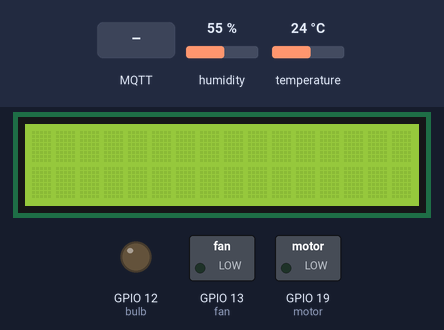
The sketch below on a simulated ESP32. On the bench: 16×2 character LCD, switched loads named in the sketch (green lamp = pin HIGH), output pins drawn as LEDs (lit = HIGH). The test bench sets the inputs (shaded band); at power-on: temperature 24 °C, humidity 55 %. WiFi joins after 1.5 s; servers stay silent unless stated; random numbers use the default seed unless the sketch sets one; no MQTT or app messages arrive unless stated; what the sketch prints to the serial monitor is not drawn.

Above: at 2.7 s.
2.8 s: MQTT message "airon" arrives on the first subscribed topic
At 4.6 s:
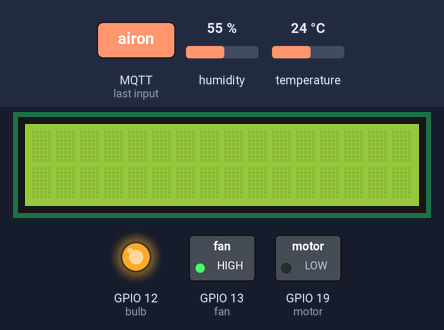
5.1 s: temperature set to 38.3 °C
8.8 s: temperature set to 39.6 °C
At 12.5 s:
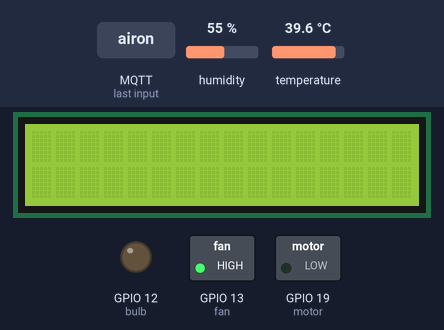
13.1 s: humidity set to 51 %
16.8 s: humidity set to 48 %
At 20.7 s:
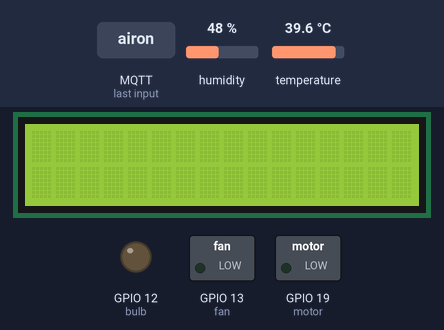
21.1 s: humidity set to 54 %
27.1 s: humidity set to 57 %
At 32.0 s:
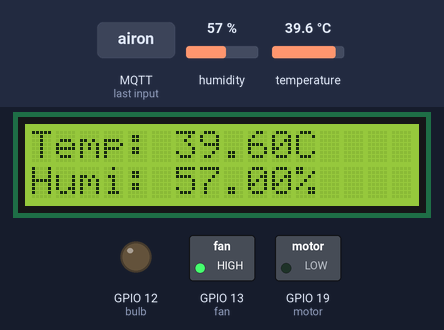
Timing chart, 0 to 33.5 s (numbered marks = the images above; inputs shaded):
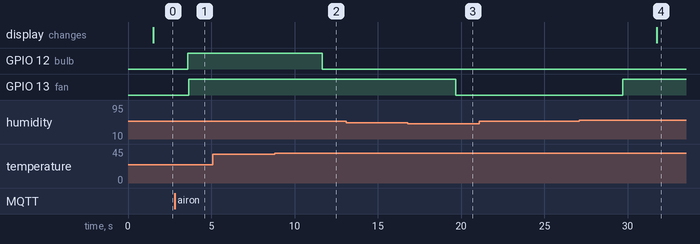

The sketch:

combined_relay_mqtt.ino
```cpp
#include <WiFi.h>
#include <PubSubClient.h>
#include "DHT.h"
#define DHTPIN 18     // Digital pin connected to the DHT sensor
#define DHTTYPE DHT22   // DHT 22  (AM2302), AM2321

#include <Wire.h>
#include <LiquidCrystal_I2C.h>

// Connect pin 1 (on the left) of the sensor to +5V
// Connect pin 18 of the sensor to whatever your DHTPIN is
// Connect pin 4 (on the right) of the sensor to GROUND
// Initialize DHT sensor.
DHT dht(DHTPIN, DHTTYPE);
float h;
float t;

/* Two "independant" timed events */
const long eventTime_1 = 25000; //in ms
const long eventTime_2 = 28800000000 ; //in ms 120000

/* When did they start the race? */
unsigned long previousTime_1 = 0;
unsigned long previousTime_2 = 0;

const int motor = 19;
const int fan = 13;
const int bulb = 12;
LiquidCrystal_I2C lcd(0x27, 16, 2);

// Replace the next variables with your SSID/Password combination
const char* ssid = "WorkSHop";
const char* password = "inf12345";
//m,./@1234
// Add your MQTT Broker IP address, example:
//const char* mqtt_server = "192.168.1.144";
const char* mqtt_server = "mqtt.dioty.co";

WiFiClient espClient;
PubSubClient client(espClient);
long lastMsg = 0;
char msg[50];

void setup() {
  pinMode(bulb, OUTPUT);
 pinMode(fan, OUTPUT);
 pinMode(motor, OUTPUT);
 dht.begin();

  Serial.begin(115200);
  setup_wifi();
  client.setServer(mqtt_server, 1883);
  client.setCallback(callback);

  lcd.begin(); // sixteen characters across - 2 lines
  lcd.backlight();
}

void setup_wifi() {
  delay(10);
  // We start by connecting to a WiFi network
  Serial.println();
  Serial.print("Connecting to ");
  Serial.println(ssid);
  WiFi.begin(ssid, password);
  while (WiFi.status() != WL_CONNECTED) {
    delay(500);
    Serial.print(".");
  }
  Serial.println("");
  Serial.println("WiFi connected");
  Serial.println("IP address: ");
  Serial.println(WiFi.localIP());
}
  void callback(char* topic, byte* message, unsigned int length) {
  Serial.print("Message arrived on topic: ");
  Serial.print(topic);
  Serial.print(". Message: ");
  String messageTemp;

  for (int i = 0; i < length; i++) {
    Serial.print((char)message[i]);
    messageTemp += (char)message[i];
  }
  Serial.println();

// Feel free to add more if statements to control more GPIOs with MQTT

  // If a message is received on the /larteyjoshua@gmail.com/test, you check if the message is either "on" or "off".
  // Changes the output state according to the message
  if (String(topic) == "/larteyjoshua@gmail.com/test") {
    Serial.print("Changing output to ");
    if(messageTemp == "heaton"){
      Serial.println("bulb is on");
       bulb_on();
    }
    else if(messageTemp == "heatoff"){
      Serial.println("bulb is off");
      bulb_off();
    }
    else if(messageTemp == "airoff"){
      Serial.println("fan is off");
      fan_off();
    }
    else if(messageTemp == "airon"){
      Serial.println("fan is on");
      fan_on();
    }
  }
}
void reconnect() {
  // Loop until we're reconnected
  while (!client.connected()) {
    Serial.print("Attempting MQTT connection...");
    // Attempt to connect
     // Create a random client ID
    String clientId = "ESP32Client-";
    clientId += String(random(0xffff), HEX);
    if (client.connect(clientId.c_str(),"larteyjoshua@gmail.com","7f8a9110")) {
      Serial.println("connected");
      client.publish("/larteyjoshua@gmail.com/boardstatus", "ESP BOARD CONNECTED TO THE SERVER");
      // Subscribe
      client.subscribe("/larteyjoshua@gmail.com/test");
    } else {
      Serial.print("failed, rc=");
      Serial.print(client.state());
      Serial.println(" try again in 5 seconds");
      // Wait 5 seconds before retrying
      delay(5000);
    }
  }
}

void loop() {
turningegg();
  // Wait a few seconds between measurements.
  getreadings();
  delay(2000);
  if (t>39)
  {
    bulb_off();
  }
  if (t<37)
  {
    bulb_on();
  }
  if (h>55)
  {
    fan_on();
  }
  if (h<50)
  {
    fan_off();
  }


  if (!client.connected()) {
    reconnect();
  }
  client.loop();
  long now = millis();
  if (now - lastMsg > 30000) {
    lastMsg = now;
    // Convert the value to a char array
   char TempString[8];
   dtostrf(t, 1, 2, TempString);
    Serial.print("Temperature: ");
    Serial.println(TempString);

    // Convert the value to a char array
      char HumiString[8];
      dtostrf( h, 1, 2, HumiString);
      Serial.print(" Humidity: ");
      Serial.println(HumiString);


      char sensorReading[90];
      String sensorValues = "{ \"temperature\": \"" + String(TempString) + "\", \"humidity\" : \"" + String(HumiString) + "\"}";
      sensorValues.toCharArray(sensorReading, (sensorValues.length() + 1));
      client.publish("/larteyjoshua@gmail.com/SensorData", sensorReading);
      Serial.println(sensorReading);
      lcd.setCursor(0,0);
      lcd.print("Temp: ");
       lcd.print(TempString);
       lcd.print("C");
     // 8th character - 2nd line
       lcd.setCursor(0,1);
       lcd.print("Humi: ");
       lcd.print(HumiString);
       lcd.print("%");
  }

}

void getreadings(){
   // Reading temperature or humidity takes about 250 milliseconds!
  // Sensor readings may also be up to 2 seconds 'old' (its a very slow sensor)
   h = dht.readHumidity();
  // Read temperature as Celsius (the default)
   t = dht.readTemperature();

  // Check if any reads failed and exit early (to try again).
  if (isnan(h) || isnan(t)) {
    Serial.println(F("Failed to read from DHT sensor!"));
    return;
  }

  Serial.print(F("Humidity: "));
  Serial.print(h);
  Serial.print(F("%  Temperature: "));
  Serial.print(t);
  Serial.println(F("°C "));

  }

  void bulb_on(){
  digitalWrite(bulb, HIGH);
  }
   void bulb_off(){
  digitalWrite(bulb, LOW);
  }

void fan_on(){
  digitalWrite(fan, HIGH);
  }
 void fan_off(){
  digitalWrite(fan, LOW);
  }

void turningegg(){
 /* Updates frequently */
  unsigned long currentTime = millis();

  /* This is my event_1 */
  if ( currentTime - previousTime_1 >= eventTime_1) {
    Serial.println("Egg Rotating");
     digitalWrite(motor, LOW);
    /* Update the timing for the next event*/
    previousTime_1 = currentTime;
  }

    /* This is my event_2 */
  else if ( currentTime - previousTime_2 >= eventTime_2) {

    Serial.println("Motor off for 8 hours");
    digitalWrite(motor, HIGH);
    /* Update the timing for the next event*/
    previousTime_2 = currentTime;
  }
}
```

Measured:
- the behaviour switches between 39 and 39.1 °C on temperature (found by bisection; images 1 and 2)
- the behaviour switches between 50 and 49 % on humidity (found by bisection; images 2 and 3)
- the behaviour switches between 55 and 56 % on humidity (found by bisection; images 3 and 4)
- after the input at 2.8 s, GPIO 13 (fan): LOW → HIGH after 0.84 s
- after the input at 5.1 s, every drawn part: stays the same
- after the input at 8.8 s, GPIO 12 (bulb): HIGH → LOW after 2.9 s
- after the input at 13.1 s, every drawn part: stays the same
- after the input at 16.8 s, GPIO 13 (fan): HIGH → LOW after 2.9 s
- after the input at 21.1 s, every drawn part: stays the same
- after the input at 27.1 s, GPIO 13 (fan): LOW → HIGH after 2.6 s
